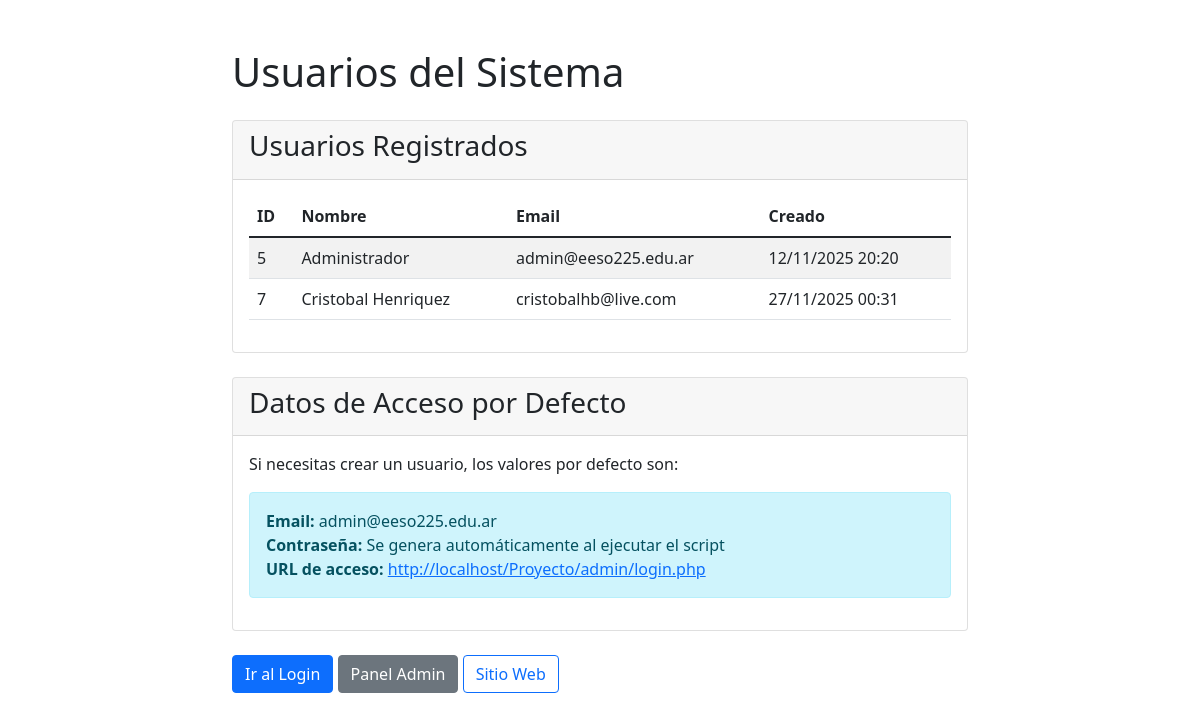
Screenshot of /scripts/ver-usuarios.php with the database file from the repository.
### tables this page shows
CREATE TABLE `users` (
  `id` int(11) NOT NULL,
  `nombreyapellido` varchar(100) NOT NULL,
  `email` varchar(100) NOT NULL,
  `password` varchar(255) NOT NULL,
  `activo` tinyint(1) DEFAULT 1,
  `fecha_creacion` timestamp NULL DEFAULT current_timestamp(),
  `fecha_actualizacion` timestamp NULL DEFAULT current_timestamp() ON UPDATE current_timestamp(),
  `password_reset_token` varchar(100) DEFAULT NULL,
  `password_reset_expiration` datetime DEFAULT NULL,
  `created_at` timestamp NOT NULL DEFAULT current_timestamp()
);

### scripts/ver-usuarios.php (the view, shortened to what this page needs)
<!DOCTYPE html>
<html lang="es">
<head>
    <link href="https://cdn.jsdelivr.net/npm/bootstrap@5.1.3/dist/css/bootstrap.min.css" rel="stylesheet">
</head>
<body>
    <div class="container mt-5">
        <div class="row justify-content-center">
            <div class="col-md-8">
                <h1 class="mb-4">Usuarios del Sistema</h1>
                <?php
                $mysqli = get_mysqli();
                echo '<div class="card">';
                echo '<div class="card-header"><h3>Usuarios Registrados</h3></div>';
                echo '<div class="card-body">';
                $result = $mysqli->query("SELECT id, nombreyapellido, email, created_at FROM users ORDER BY id");
                if ($result && $result->num_rows > 0) {
                    echo '<div class="table-responsive">';
                    echo '<table class="table table-striped">';
                    echo '<thead><tr><th>ID</th><th>Nombre</th><th>Email</th><th>Creado</th></tr></thead>';
                    echo '<tbody>';
                    while ($user = $result->fetch_assoc()) {
                        echo '<tr>';
                        echo '<td>' . htmlspecialchars($user['id']) . '</td>';
                        echo '<td>' . htmlspecialchars($user['nombreyapellido']) . '</td>';
                        echo '<td>' . htmlspecialchars($user['email']) . '</td>';
                        echo '<td>' . date('d/m/Y H:i', strtotime($user['created_at'])) . '</td>';
                        echo '</tr>';
                    }
                    echo '</tbody></table>';
                    echo '</div>';
                } else {
                    echo '<div class="alert alert-warning">No hay usuarios registrados en el sistema.</div>';
                    echo '<p>Puedes crear uno usando el script de administración.</p>';
                }
                echo '</div></div>';
                echo '<div class="card mt-4">';
                echo '<div class="card-header"><h3>Datos de Acceso por Defecto</h3></div>';
                echo '<div class="card-body">';
                echo '<p>Si necesitas crear un usuario, los valores por defecto son:</p>';
                echo '<div class="alert alert-info">';
                echo '<strong>Email:</strong> admin@eeso225.edu.ar<br>';
                echo '<strong>Contraseña:</strong> Se genera automáticamente al ejecutar el script<br>';
                echo '<strong>URL de acceso:</strong> <a href="../admin/login.php">http://localhost/Proyecto/admin/login.php</a>';
                echo '</div>';
                echo '</div></div>';
                echo '<div class="mt-4">';
                echo '<a href="../admin/login.php" class="btn btn-primary">Ir al Login</a> ';
                echo '<a href="../admin/" class="btn btn-secondary">Panel Admin</a> ';
                echo '<a href="../index.php" class="btn btn-outline-primary">Sitio Web</a>';
                echo '</div>';
                ?>
            </div>
        </div>
    </div>
</body>
</html>

### rows the page displays
users: id "5", nombreyapellido "Administrador", email "admin@eeso225.edu.ar", created_at "12/11/2025 20:20"
users: id "7", nombreyapellido "Cristobal Henriquez", email "cristobalhb@live.com", created_at "27/11/2025 00:31"
